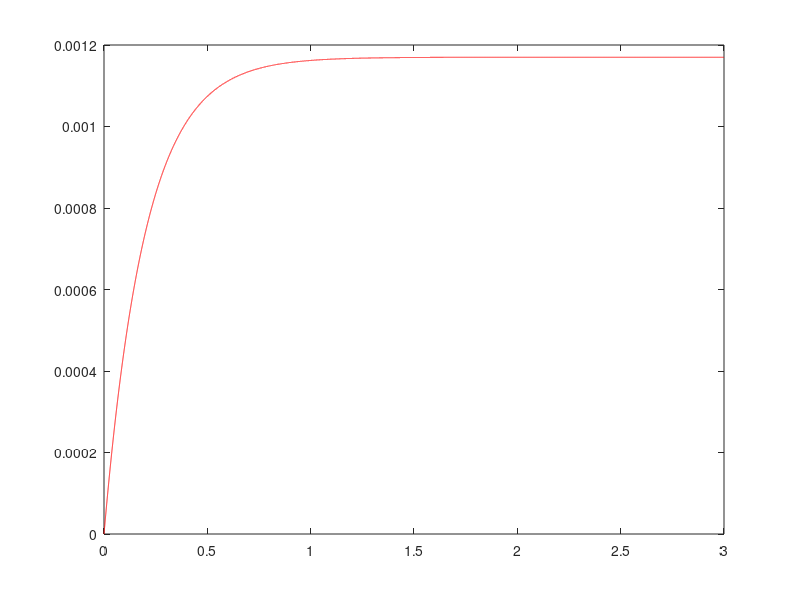

The MATLAB script that drew this image:
clear all; close all; clc;

f = @(x,y) (-5*y) + 5.85e-3; %x=t y=Q
h=0.0001;
x = 0:h:3;
y = zeros(1,length(x));

y(1) = 0 ;


for i = 2:length(x)
   
    y(i) = y(i-1) + h.*(f(x(i-1), y(i-1)));
    
    
end


plot(x,y,'r-')
